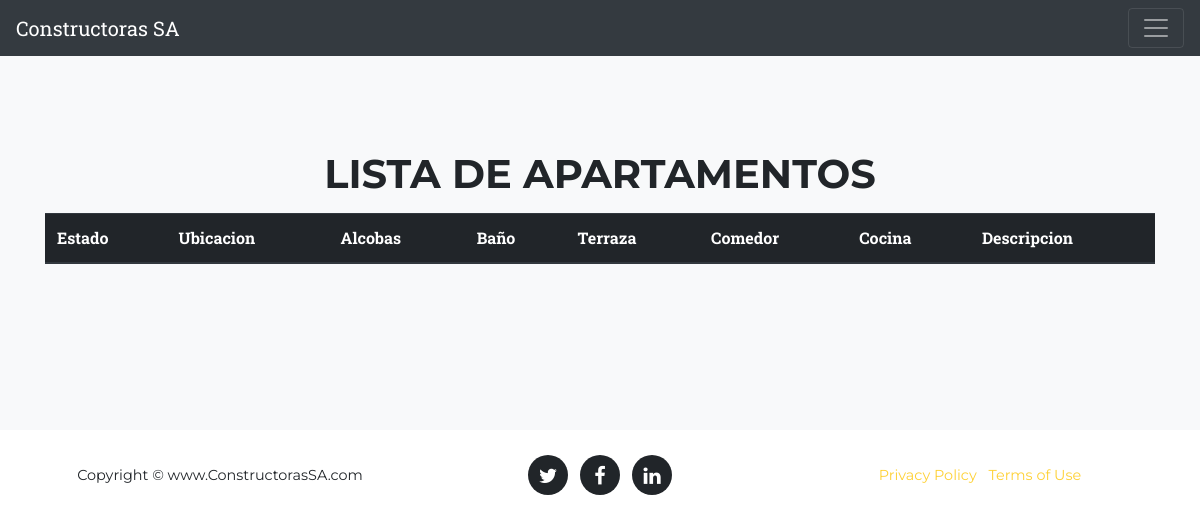
Page /apartamentos/1/ on the earlier database version.
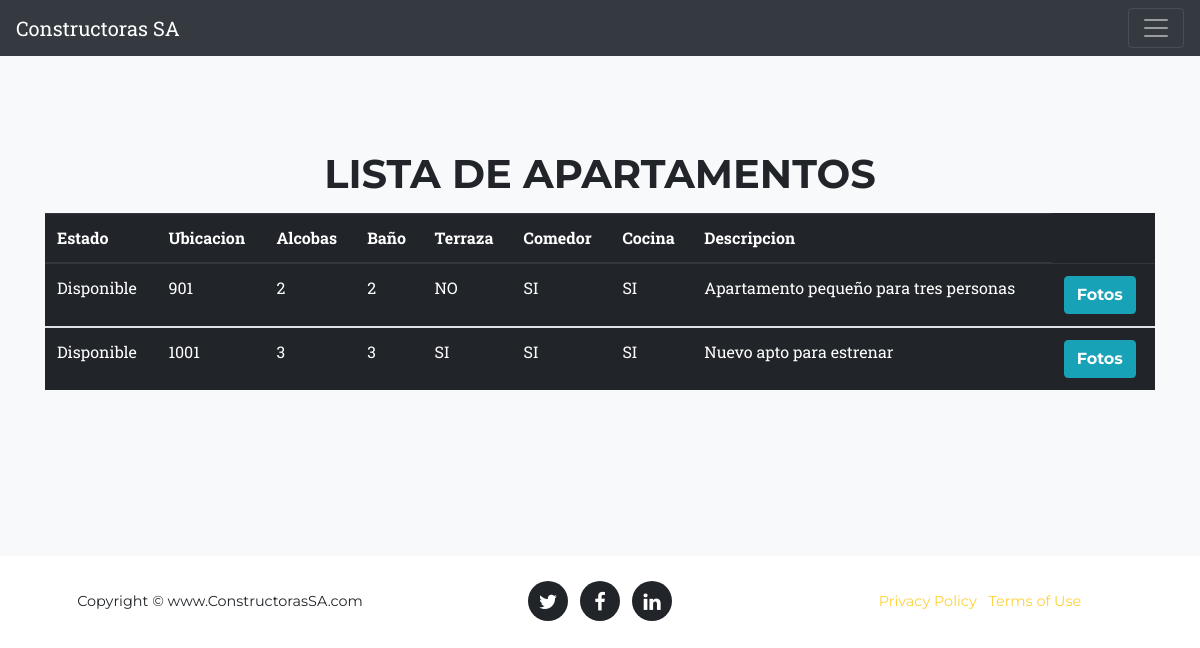
Same page on the later database version.
### constructorasApp/models.py (models this page shows, shortened)
class Apartamento(models.Model):
    nombre = models.CharField(max_length= 100 , help_text="Ingresar un identificador para el apartamento - Nombre + Edificio al que pertenece")
    numero = models.CharField(max_length = 500, help_text = "Numero en el edificio" )
    alcobas = models.CharField(max_length=100 , help_text = "Breve despcripcion de las alcobas")
    baño = models.CharField(max_length=100 , help_text = "Breve despcripcion de los baños")
    garaje = models.BooleanField(default = False)
    terraza = models.BooleanField(default = False)
    comedor = models.BooleanField(default = False)
    cocina = models.BooleanField(default = False)
    estado = models.BooleanField(default = False)
    descripcion_general = models.TextField(max_length=500, blank = True)
    imagen = models.ManyToManyField(Imagenes, through= 'ImgApartamento')
    edificio = models.ForeignKey(Edificio,blank=True, null=True, on_delete=models.CASCADE)

### constructorasApp/views.py (the view)
# urls.py: path('apartamentos/<int:pk>/',views.apartamentos_detail,name='apartamento-lista'),
def apartamentos_detail(request, pk):
    apartamentos = Apartamento.objects.filter(edificio=pk)
    context = {'apartamentos': apartamentos}
    return render(request, 'constructorasApp/apartamentos.html', context)

### constructorasApp/templates/constructorasApp/apartamentos.html
{% extends 'constructorasApp/baseForm.html' %}
{% load static %}
{% block content%}
    <section class="bg-light" >
            <div class="container">
              <div class="row">
                <div class="col-lg-12 text-center">
                  <h2 class="section-heading text-uppercase">Lista de Apartamentos</h2>
                </div>
              </div>
                <table class="table table-dark">
                    <thead>
                      <tr>
                        <th scope="col">Estado</th>
                        <th scope="col">Ubicacion</th>
                        <th scope="col">Alcobas</th>
                        <th scope="col">Baño</th>
                        <th scope="col">Terraza</th>
                        <th scope="col">Comedor</th>
                        <th scope="col">Cocina</th>
                        <th scope="col">Descripcion</th>
                      </tr>
                    </thead>
                    {% for e in apartamentos %}
                    <tbody>
                      <tr>
                        {% if e.estado%}
                        <td class="bg-danger" >Vendido</td>
                        <td>{{ e.numero }}</td>
                        {% else %}
                        <td>Disponible</td>
                        <td>{{ e.numero }}</td>
                        <td>{{ e.alcobas }}</td>
                        <td>{{ e.baño }}</td>
                            {% if e.terraza %}
                                <td>SI</td>
                            {% else %}
                                <td>NO</td>
                            {% endif %}
                            {% if e.comedor %}
                            <td>SI</td>
                            {% else %}
                            <td>NO</td>
                             {% endif %}
                             {% if e.cocina %}
                             <td>SI</td>
                            {% else %}
                             <td>NO</td>
                            {% endif %}
                        <td>{{ e.descripcion_general }}</td>
                        <td><a href="{% url 'fotos-lista' e.pk %}" class="btn btn-info">Fotos</a></td>
                        {% endif %}
                      </tr>
                    {% endfor %}
                  </table>
          </section>
{% endblock  %}

Differences in the rows shown:
added Apartamento: numero "901", alcobas "2", baño "2", terraza "NO", comedor "SI", cocina "SI", descripcion_general "Apartamento pequeño para tres personas"
added Apartamento: numero "1001", alcobas "3", baño "3", terraza "SI", comedor "SI", cocina "SI", descripcion_general "Nuevo apto para estrenar"
